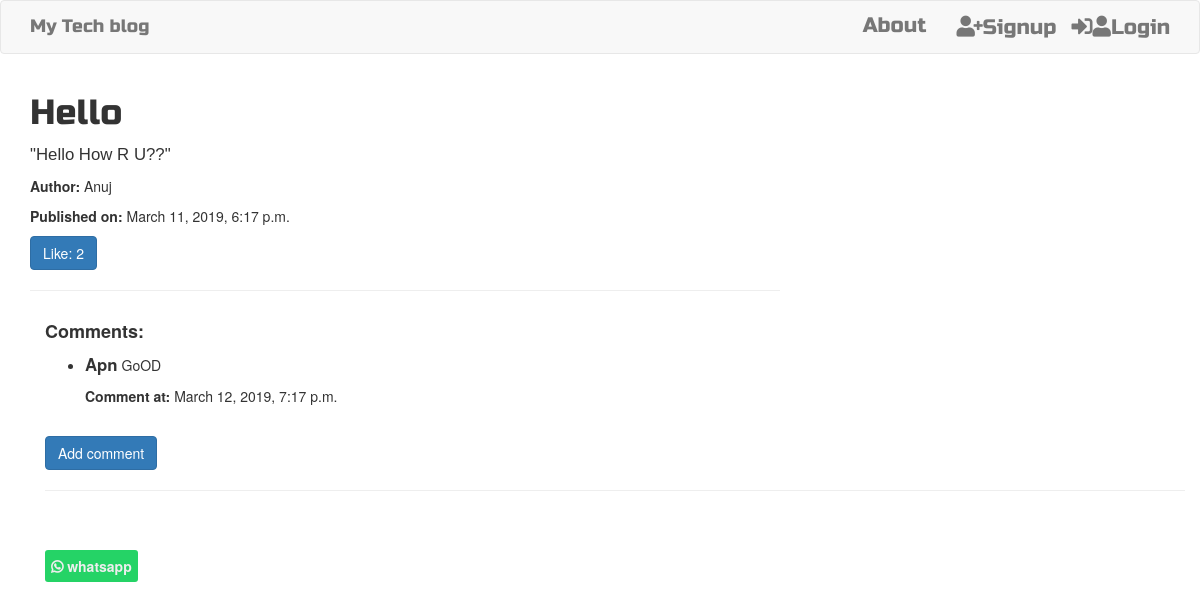
/post/1, run on the app's committed database.
### app_blog/models.py (models this page shows, shortened)
class Post(models.Model):
    author = models.ForeignKey('auth.User',on_delete=models.CASCADE)
    title = models.CharField(max_length = 200)
    text = models.TextField()
    created_date = models.DateTimeField(default=timezone.now)
    published_date = models.DateTimeField(blank=True, null=True)
    likes = models.ManyToManyField('auth.User',related_name='likes')
    @property
    def total_likes(self):
        return self.likes.count()

class Comment(models.Model):
    post = models.ForeignKey('app_blog.Post',on_delete=models.CASCADE,related_name='comments')
    author = models.CharField(max_length = 200)
    text = models.TextField()
    create_date = models.DateTimeField(default = timezone.now)
    approved_comment = models.BooleanField(default=True)

### app_blog/views.py (the view)
# urls.py: url(r'^post/(?P<pk>\d+)$', views.PostDetailView.as_view(), name='post_detail'),
class PostDetailView(DetailView):
    model = Post

### app_blog/templates/app_blog/post_detail.html (shortened to what this page needs)
{% extends 'app_blog/base.html' %}
{% block content %}
<h1 class='posttitle'>{{ post.title }}</h1>
<p class='postcontent'>"{{ post.text|striptags }}"</p>
<p class="author"><strong>Author:</strong> {{ post.author }}</p>
{% if post.published_date %}
<div class="date postdate">
    <p><strong>Published on:</strong> {{ post.published_date }}</p>
</div>
{% else %}
<a class="btn btn-default" href="{% url 'post_publish' pk=post.pk %}">Publish</a>
{% endif %}
<p><a href="{% url 'like' pk=post.pk %}" class="btn btn-primary">Like: {{ post.total_likes }}</a></p>
<hr>
<div class="container">
    <div class="comment_detail">
        <h4><strong>Comments:</strong></h4>
        <ul>
            {% for comment in post.comments.all %}
            <li>
                <div class="comment_content">
                    <p><strong class="author">{{ comment.author }}</strong> {{ comment.text|striptags }}</p>
                </div>
                <strong>Comment at:</strong> {{ comment.create_date }}
            </li>
            <br>
            {% empty %}
            <p>No comments posted.</p>
            {% endfor %}
        </ul>
    </div>
    {% if user.is_authenticated %}
    <div class="add_comment">
        <a class="btn btn-primary" href="{% url 'add_comment' pk=post.pk %}">Add comment</a>
    </div>
    {% else %}
    <div class="add_comment">
        <a class="btn btn-primary" href="{% url 'add_comment_to_post' pk=post.pk %}">Add comment</a>
    </div>
    {% endif %}
    <hr>
    <div class="share">
        <div>
            <iframe
                src="https://www.facebook.com/plugins/share_button.php?href={{ request.build_absolute_uri }}&layout=button&size=large&width=90&height=35&appId"
                width="90" height="35" style="border:none;overflow:hidden" scrolling="no" frameborder="0"
                allowTransparency="true" allow="encrypted-media" class="facebook"></iframe>
        </div>
        <div><a href="https://api.whatsapp.com/send?text=I love this post of title: '{{ post.title }}', You can also read via link: '{{ request.build_absolute_uri }}'" target="_blank" class="botao-wpp">
                <i class="fab fa-whatsapp"></i> whatsapp</a>
        </div>
    </div>
</div>
{% endblock %}

### app_blog/static/css/blog.css (style rules this page uses)
.author { text-transform: capitalize; }
.posttitle { font-family: 'Russo One', sans-serif; font-size: 2.5em; }
.postcontent { font-family: 'Noto Sans TC', sans-serif; font-size: 1.2em; }
.comment_content strong { font-size: 1.2em; }
.botao-wpp { text-decoration: none; color: #eee; display: inline-block; background-color: #25d366; font-weight: bold; padding: .6rem .6rem; border-radius: 3px; }

### data on the page
Post: title "Hello", text "Hello How R U??", author "Anuj", published_date "March 11, 2019, 6:17 p.m.", total_likes "2"
Comment: author "Apn", text "GoOD", create_date "March 12, 2019, 7:17 p.m."
